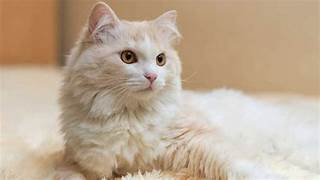
#> input picture PraktikumP2/kucing.jpg, 320 x 180 px
$ python CropResize.py
#> lines starting #> are read from the running program, lines starting #| are printed output that depends on the picture
import cv2
from matplotlib import pyplot as plt

# Membaca gambar
gambar = cv2.imread('kucing.jpg')
#> gambar is the input picture: shape (180, 320, 3); mean B, G, R 149, 170.7, 190.7

# Resize gambar menjadi 300x300
resized_image = cv2.resize(gambar, (300, 300))
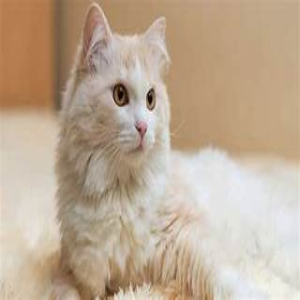
#> resized_image: shape (300, 300, 3); mean B, G, R 148.9, 170.6, 190.6

# Crop bagian tengah gambar (100x100)
height, width = gambar.shape[:2]
#> height = 180; width = 320
start_row, start_col = height // 4, width // 4
#> start_row = 45; start_col = 80
end_row, end_col = start_row + 100, start_col + 100
#> end_row = 145; end_col = 180
cropped_image = gambar[start_row:end_row, start_col:end_col]
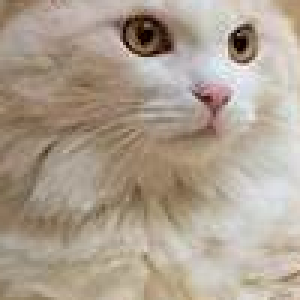
#> cropped_image: shape (100, 100, 3) (shown 3 times larger); mean B, G, R 144.5, 160, 173.3

# Konversi ke grayscale untuk histogram
gray_image = cv2.cvtColor(gambar, cv2.COLOR_BGR2GRAY)
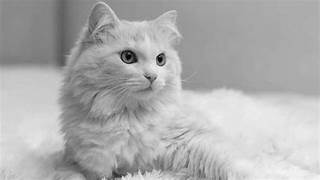
#> gray_image: shape (180, 320); min 3, max 247, mean 174.2

# Menampilkan gambar yang di-resize dan di-crop
plt.figure(figsize=(10, 5))

plt.subplot(1, 3, 1)
plt.imshow(cv2.cvtColor(resized_image, cv2.COLOR_BGR2RGB))
plt.title('Resized 300x300')
plt.axis('off')

plt.subplot(1, 3, 2)
plt.imshow(cv2.cvtColor(cropped_image, cv2.COLOR_BGR2RGB))
plt.title('Cropped 100x100')
plt.axis('off')

# Menampilkan histogram grayscale
plt.subplot(1, 3, 3)
plt.hist(gray_image.ravel(), bins=256, color='gray', alpha=0.7)
plt.title('Histogram Grayscale')

plt.tight_layout()
plt.show()
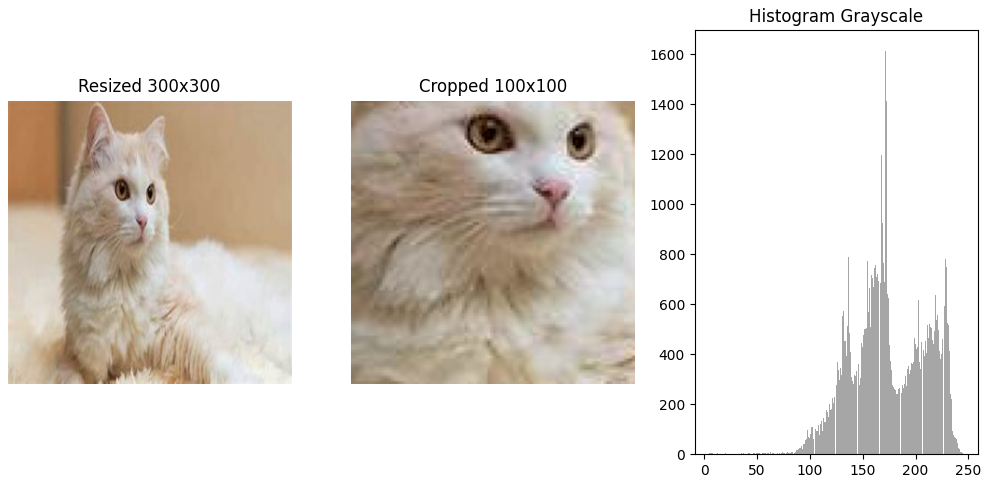
#> figure drawn by matplotlib, 3 panels; panel 3: tallest bar 1615 high, from x = 170.8 to 171.7
